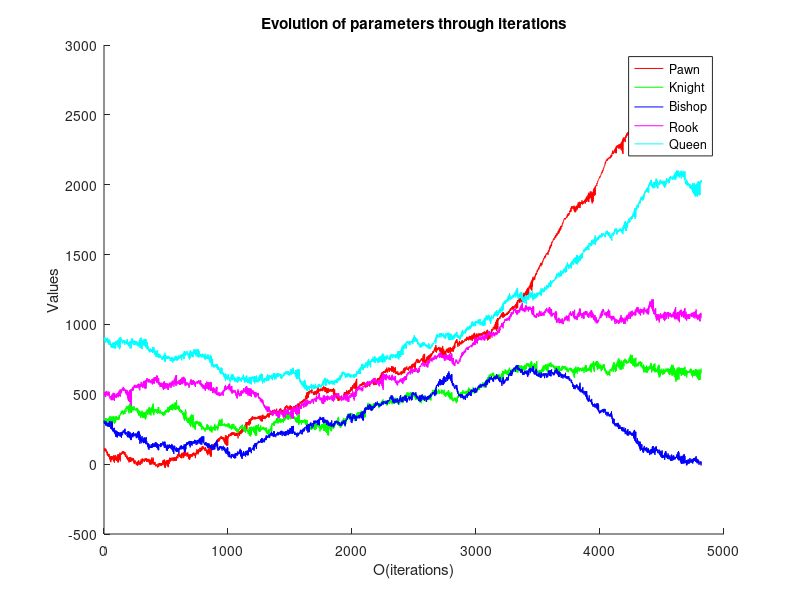

The MATLAB script that drew this image:
data = load ("history_individuals_1.txt");
iterations = 4816;
v = [1:iterations];
hold on;
xlabel ("O(iterations)");
ylabel ("Values");
title ("Evolution of parameters through iterations");
%plot (v, data (:,2), "r");
%plot (v, data (:,3), "g");
%plot (v, data (:,4), "b");
%plot (v, data (:,5), "m");
%plot (v, data (:,6), "c");
plot (v, data (:,2), "r", v, data (:,3), "g", v, data (:,4), "b",v, data (:,5), "m", v, data (:,6), "c");
legend ({"Pawn", "Knight", "Bishop", "Rook", "Queen"});
%legend('show');
print("history_individuals_1.png")
